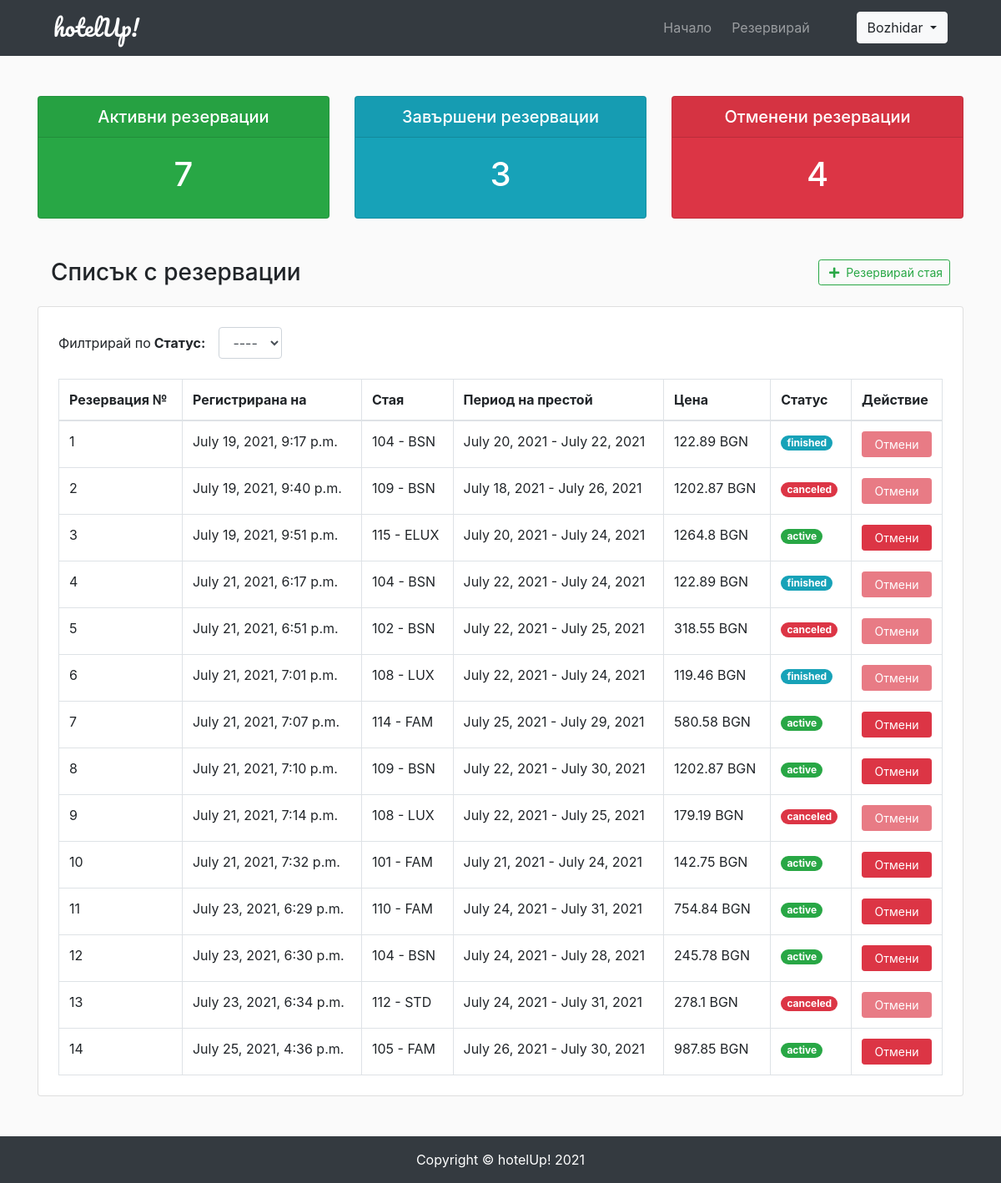
The page /dashboard/ (signed in) on the database its author committed.
### booking/models.py (models this page shows, shortened)
class Booking(models.Model):
    BOOKING_STATUS = (
        ('active', 'Активна'),
        ('finished', 'Завършена'),
        ('canceled', 'Отменена'),
    )
    room = models.ForeignKey(Room, on_delete=models.CASCADE)
    user = models.ForeignKey(User, on_delete=models.CASCADE)
    check_in = models.DateField()
    check_out = models.DateField()
    status = models.CharField(choices=BOOKING_STATUS, max_length=12)
    created_at = models.DateTimeField(auto_now_add=True)
    total_price = models.FloatField()

### rooms/models.py (models this page shows, shortened)
class Room(models.Model):
    ROOM_CATEGORIES = (
        ('STD', 'Стандарт'),
        ('BSN', 'Бизнес'),
        ('LUX', 'Лукс'),
        ('ELUX', 'Ултра-лукс'),
        ('FAM', 'Фемили'),
    )
    number = models.IntegerField()
    beds = models.IntegerField()
    capacity = models.IntegerField()
    price = models.FloatField()
    category = models.CharField(max_length=12, choices=ROOM_CATEGORIES)
    description = models.TextField(null=True)
    thumbnail = models.ImageField(upload_to="room_thumbnails", height_field=None, width_field=None, default='room_thumbnails/t101.jpg')

### dashboard/views.py (the view)
# urls.py: path('', views.user_dash, name='user_dash'),
@login_required
def user_dash(request):
    context = dict()
    booking_list = Booking.objects.filter(user=request.user)
    aggr = Booking.objects.values('status').annotate(dcount=Count('status')).order_by()
    counts = {}
    for c in aggr:
        counts[c['status']] = c['dcount']
    context['booking_list'] = booking_list
    context['counts'] = counts
    return render(request, 'dashboard/dash.html', context)

### templates/dashboard/dash.html (shortened to what this page needs)
{% extends 'frontend/base.html' %}
{% block styles %}
<link rel="stylesheet" href="https://cdn.datatables.net/1.10.24/css/dataTables.bootstrap4.min.css">
{% endblock %}
{% block content %}
<div class="container">
    <div class="row mb-5">
        <div class="col-lg-4">
            <div class="card bg-success text-white">
                <div class="card-header h5 text-center">Активни резервации</div>
                <div class="card-body">
                    <h1 class="text-center">{% if 'active' in counts %}{{counts.active}}{% else %}0{% endif %}</h1>
                </div>
            </div>
        </div>
        <div class="col-lg-4">
            <div class="card bg-info text-white">
                <div class="card-header h5 text-center">Завършени резервации</div>
                <div class="card-body">
                    <h1 class="text-center">{% if 'finished' in counts %}{{counts.finished}}{% else %}0{% endif %}</h1>
                </div>
            </div>
        </div>
        <div class="col-lg-4">
            <div class="card bg-danger text-white">
                <div class="card-header h5 text-center">Отменени резервации</div>
                <div class="card-body">
                    <h1 class="text-center">{% if 'canceled' in counts %}{{counts.canceled}}{% else %}0{% endif %}</h1>
                </div>
            </div>
        </div>
    </div>
    <div class="row">
        <div class="col">
            <div class="row justify-content-between align-items-center px-3">
                <div class="col-12 col-lg-auto text-lg-start">
                    <h3 class="m-0">Списък с резервации</h3>
                </div>
                <div class="col-12 col-lg-auto text-center text-lg-end">
                    <a href="{% url 'list_rooms' %}" class="btn btn-outline-success btn-sm"><i class="fas fa-plus mx-1"></i> Резервирай стая</a>
                </div>
            </div>
            <div class="card p-4 mt-4">
                {%if booking_list%}
                <div class="form-inline mb-4">
                    <div class="form-group">
                    <label for="filterState" class="mr-3">Филтрирай по <b class="ml-1">Статус:</b></label>
                    <select id="filterState" class="form-control">
                        <option value="">----</option>
                    </select>
                    </div>
                </div>
                <div class="table-responsive">
                    <table class="table table-bordered table-hover m-0" id="userBookings">
                        <thead>
                            <th>Резервация №</th>
                            <th>Регистрирана на</th>
                            <th>Стая</th>
                            <th>Период на престой</th>
                            <th>Цена</th>
                            <th>Статус</th>
                            <th>Действие</th>
                        </thead>
                        <tbody>
                            {% for book in booking_list %}
                            <tr>
                                <td>{{ book.pk }}</td>
                                <td>{{ book.created_at }}</td>
                                <td>{{ book.room.number }} - {{ book.room.category }}</td>
                                <td>{{ book.check_in }} - {{ book.check_out }}</td>
                                <td>{{ book.total_price }} BGN</td>
                                <td><span class="badge badge-pill badge-{% if book.status == 'active' %}success{% elif book.status == 'canceled' %}danger{% else %}info{% endif %}">{{ book.status }}</span></td>
                                <td><button class="btn btn-sm btn-danger btn-block delete" id="{{ book.pk }}" {% if book.status == 'canceled' or book.status == 'finished' %}disabled{% endif %}>Отмени</button></td>
                            </tr>
                            {% endfor %}
                        </tbody>
                    </table>
                </div>
                {% else %}
                <h2 class="text-center mt-5">Няма направени резервации.</h2>
                <p class="text-center">Разгледайте наличните стаи и направете резервация още сега!</p>
                <a href="{% url 'list_rooms' %}" class="btn btn-outline-info btn-lg mx-auto my-2">Резервирай стая</a>
                {% endif %}
            </div>
        </div>
    </div>
</div>
{% endblock %}
{% block helpers %}
<div class="position-fixed bottom-0 right-0 p-3" style="z-index: 5; right: 0; bottom: 0;">
</div>
{% endblock %}

### templates/frontend/base.html (shortened to what this page needs)
{% load static %}
<!DOCTYPE html>
<html lang="bg">
<head>
  <link rel="stylesheet" href="https://use.fontawesome.com/releases/v5.11.2/css/all.css" />
  <link rel="stylesheet" href="https://cdn.jsdelivr.net/npm/bootstrap@4.6.0/dist/css/bootstrap.min.css"
>
  <link rel="stylesheet" href="{% static 'css/custom.css' %}" />
  {% block styles %}{% endblock styles %}
</head>
<body style="background-color: #FAFAFA;">
  <header>
      <nav class="navbar navbar-expand-lg navbar-dark bg-dark">
      <a class="navbar-brand brand-text ml-lg-5" href="{% url 'list_rooms' %}">hotelUp!</a>
      <div class="collapse navbar-collapse" id="navbarToggler">
        <ul class="navbar-nav ml-auto mr-5 mt-2 mt-lg-0">
          <li class="nav-item mr-2">
            <a class="nav-link" href="{% url 'home' %}">Начало</a>
          </li>
          <li class="nav-item">
            <a class="nav-link" href="{% url 'list_rooms' %}">Резервирай</a>
          </li>
        </ul>
        {% if user.is_authenticated %}
        <div class="btn-group mr-5">
          <button type="button" class="btn btn-outline-light dropdown-toggle" data-toggle="dropdown"
            aria-haspopup="true" aria-expanded="false">
            {{ user.first_name }}
          </button>
        </div>
        {% else %}
        <a href="{% url 'login' %}" class="btn btn-outline-light mr-5">Вход</a>
        {% endif %}
      </div>
    </nav>
  </header>
  <main class="my-5">
    {% block content %}
    {% endblock %}
  </main>
  <footer class="sticky-bottom">
      <div class="text-center text-white p-3 bg-dark">
      Copyright © <a class="text-white" href="{% url 'list_rooms' %}">hotelUp!</a> {% now "Y" %}
    </div>
  </footer>
  {% block helpers %}
  {% endblock %}
</body>
</html>

### static/css/custom.css (style rules this page uses)
.brand-text { font-family:'Pacifico',cursive; font-size:1.7rem; }

### rows shown on the page
Booking: pk "1", created_at "July 19, 2021, 9:17 p.m.", room.number "104", room.category "BSN", check_in "July 20, 2021", check_out "July 22, 2021", total_price "122.89", status "finished"
Booking: pk "2", created_at "July 19, 2021, 9:40 p.m.", room.number "109", room.category "BSN", check_in "July 18, 2021", check_out "July 26, 2021", total_price "1202.87", status "canceled"
Booking: pk "3", created_at "July 19, 2021, 9:51 p.m.", room.number "115", room.category "ELUX", check_in "July 20, 2021", check_out "July 24, 2021", total_price "1264.8", status "active"
Booking: pk "4", created_at "July 21, 2021, 6:17 p.m.", room.number "104", room.category "BSN", check_in "July 22, 2021", check_out "July 24, 2021", total_price "122.89", status "finished"
Booking: pk "5", created_at "July 21, 2021, 6:51 p.m.", room.number "102", room.category "BSN", check_in "July 22, 2021", check_out "July 25, 2021", total_price "318.55", status "canceled"
Booking: pk "6", created_at "July 21, 2021, 7:01 p.m.", room.number "108", room.category "LUX", check_in "July 22, 2021", check_out "July 24, 2021", total_price "119.46", status "finished"
Booking: pk "7", created_at "July 21, 2021, 7:07 p.m.", room.number "114", room.category "FAM", check_in "July 25, 2021", check_out "July 29, 2021", total_price "580.58", status "active"
Booking: pk "8", created_at "July 21, 2021, 7:10 p.m.", room.number "109", room.category "BSN", check_in "July 22, 2021", check_out "July 30, 2021", total_price "1202.87", status "active"
Booking: pk "9", created_at "July 21, 2021, 7:14 p.m.", room.number "108", room.category "LUX", check_in "July 22, 2021", check_out "July 25, 2021", total_price "179.19", status "canceled"
Booking: pk "10", created_at "July 21, 2021, 7:32 p.m.", room.number "101", room.category "FAM", check_in "July 21, 2021", check_out "July 24, 2021", total_price "142.75", status "active"
Booking: pk "11", created_at "July 23, 2021, 6:29 p.m.", room.number "110", room.category "FAM", check_in "July 24, 2021", check_out "July 31, 2021", total_price "754.84", status "active"
Booking: pk "12", created_at "July 23, 2021, 6:30 p.m.", room.number "104", room.category "BSN", check_in "July 24, 2021", check_out "July 28, 2021", total_price "245.78", status "active"
Booking: pk "13", created_at "July 23, 2021, 6:34 p.m.", room.number "112", room.category "STD", check_in "July 24, 2021", check_out "July 31, 2021", total_price "278.1", status "canceled"
Booking: pk "14", created_at "July 25, 2021, 4:36 p.m.", room.number "105", room.category "FAM", check_in "July 26, 2021", check_out "July 30, 2021", total_price "987.85", status "active"

### other values the page prints
{{ user.first_name }} "Bozhidar"
{{ counts.active }} "7"
{{ counts.finished }} "3"
{{ counts.canceled }} "4"
